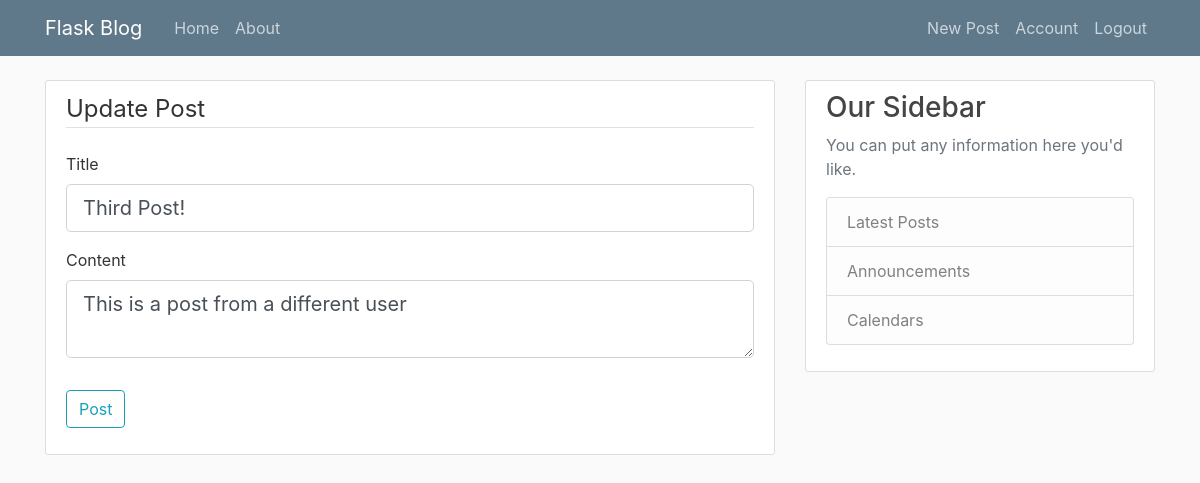
The app's page /post/3/update (signed in), older data.
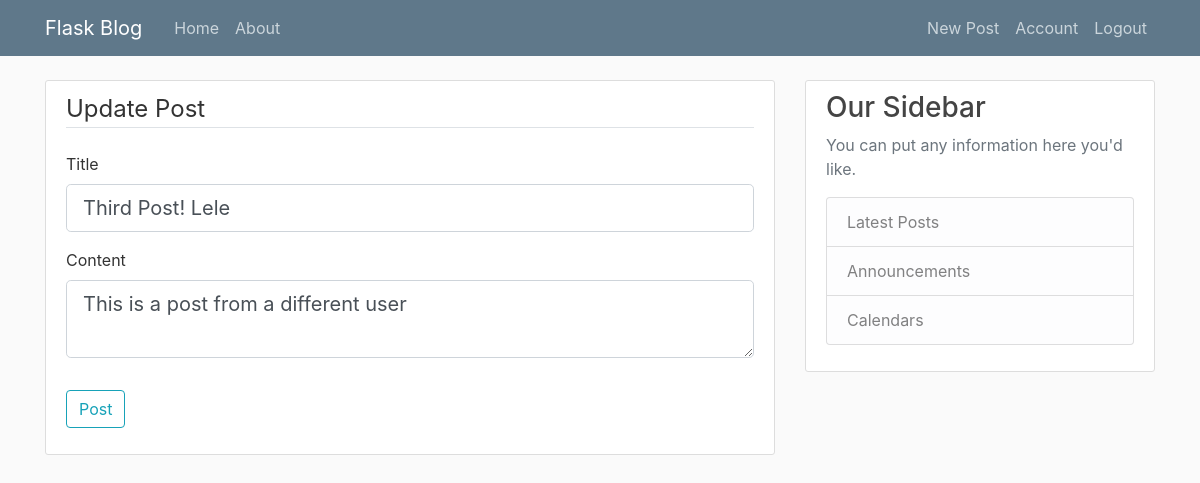
The same page, newer data.
### flaskblog/models.py (models this page shows, shortened)
class Post(db.Model):
    id = db.Column(db.Integer, primary_key=True)
    title = db.Column(db.String(100), nullable=False)
    date_posted = db.Column(
        db.DateTime,
        nullable=False,
        default=datetime.now(pytz.timezone("America/Sao_Paulo")),
    )
    content = db.Column(db.Text, nullable=False)
    user_id = db.Column(db.Integer, db.ForeignKey("user.id"), nullable=False)

### flaskblog/routes.py (the view)
@app.route("/post/<int:post_id>/update", methods=["GET", "POST"])
@login_required
def update_post(post_id):
    post = Post.query.get_or_404(post_id)
    if post.author != current_user:
        abort(403)
    form = PostForm()
    if form.validate_on_submit():
        post.title = form.title.data
        post.content = form.content.data
        db.session.commit()
        flash("Your post has been updated!", "success")
        return redirect(url_for("post", post_id=post.id))
    elif request.method == "GET":
        form.title.data = post.title
        form.content.data = post.content
    return render_template(
        "create_post.html", title="Update Post", form=form, legend="Update Post"
    )

### flaskblog/forms.py
class PostForm(FlaskForm):
    title = StringField("Title", validators=[DataRequired()])
    content = TextAreaField("Content", validators=[DataRequired()])
    submit = SubmitField("Post")

### flaskblog/models.py (called while the page is built)
@login_manager.user_loader
def load_user(user_id):
    return User.query.get(int(user_id))

### flaskblog/templates/create_post.html (shortened to what this page needs)
{% extends "layout.html" %}
{% block content %}
<div class="content-section">
    <form method="POST" action="">
        <fieldset class="form-group">
            <legend class="border-bottom mb-4">{{ legend }}</legend>
            <div class="form-group">
                {{ form.title.label(class="form-control-label") }}
                {% if form.title.errors %}
                {{ form.title(class="form-control form-control-lg is-invalid") }}
                <div class="invalid-feedback">
                    {% for error in form.title.errors %}
                    <span>{{ error }}</span>
                    {% endfor %}
                </div>
                {% else %}
                {{ form.title(class="form-control form-control-lg") }}
                {% endif %}
            </div>
            <div class="form-group">
                {{ form.content.label(class="form-control-label") }}
                {% if form.content.errors %}
                {{ form.content(class="form-control form-control-lg is-invalid") }}
                <div class="invalid-feedback">
                    {% for error in form.content.errors %}
                    <span>{{ error }}</span>
                    {% endfor %}
                </div>
                {% else %}
                {{ form.content(class="form-control form-control-lg") }}
                {% endif %}
            </div>
        </fieldset>
        <div class="form-group">
            {{ form.submit(class="btn btn-outline-info") }}
        </div>
    </form>
</div>
{% endblock content %}

### flaskblog/templates/layout.html (shortened to what this page needs)
<!DOCTYPE html>
<html lang="en">
<head>
    <link rel="stylesheet" href="https://cdn.jsdelivr.net/npm/bootstrap@4.0.0/dist/css/bootstrap.min.css"
>
    <link rel="stylesheet" type="text/css" href="{{ url_for('static', filename='main.css') }}">
</head>
<body>
    <header class="site-header">
        <nav class="navbar navbar-expand-md navbar-dark bg-steel fixed-top">
            <div class="container">
                <a class="navbar-brand mr-4" href="/">Flask Blog</a>
                <div class="collapse navbar-collapse" id="navbarToggle">
                    <div class="navbar-nav mr-auto">
                        <a class="nav-item nav-link" href="{{ url_for('home') }}">Home</a>
                        <a class="nav-item nav-link" href="{{ url_for('about') }}">About</a>
                    </div>
                    <div class="navbar-nav">
                        {% if current_user.is_authenticated %}
                        <a class="nav-item nav-link" href="{{ url_for('new_post') }}">New Post</a>
                        <a class="nav-item nav-link" href="{{ url_for('account') }}">Account</a>
                        <a class="nav-item nav-link" href="{{ url_for('logout') }}">Logout</a>
                        {% else %}
                        <a class="nav-item nav-link" href="{{ url_for('login') }}">Login</a>
                        <a class="nav-item nav-link" href="{{ url_for('register') }}">Register</a>
                        {% endif %}
                    </div>
                </div>
            </div>
        </nav>
    </header>
    <main role="main" class="container">
        <div class="row">
            <div class="col-md-8">
                {% block content %}{% endblock %}
            </div>
            <div class="col-md-4">
                <div class="content-section">
                    <h3>Our Sidebar</h3>
                    <p class='text-muted'>You can put any information here you'd like.
                    <ul class="list-group">
                        <li class="list-group-item list-group-item-light">Latest Posts</li>
                        <li class="list-group-item list-group-item-light">Announcements</li>
                        <li class="list-group-item list-group-item-light">Calendars</li>
                    </ul>
                    </p>
                </div>
            </div>
        </div>
    </main>
</body>
</html>

### flaskblog/static/main.css (style rules this page uses)
body { background: #fafafa; color: #333333; margin-top: 5rem; }
h1, h2, h3, h4, h5, h6 { color: #444444; }
.bg-steel { background-color: #5f788a; }
.site-header .navbar-nav .nav-link { color: #cbd5db; }
.content-section { background: #ffffff; padding: 10px 20px; border: 1px solid #dddddd; border-radius: 3px; margin-bottom: 20px; }

Row changes from the older to the newer data that the page shows:
changed Post "This is a post from a different user": title "Third Post!" → "Third Post! Lele"
